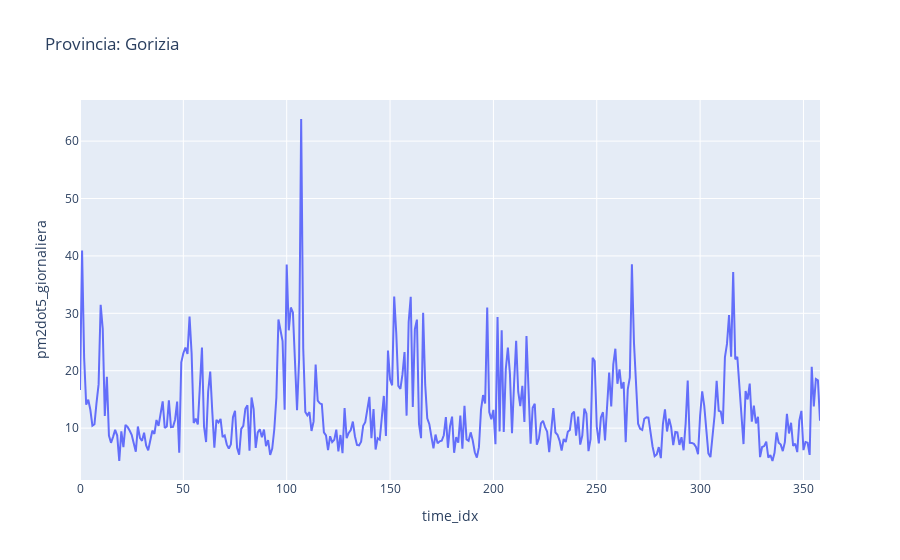
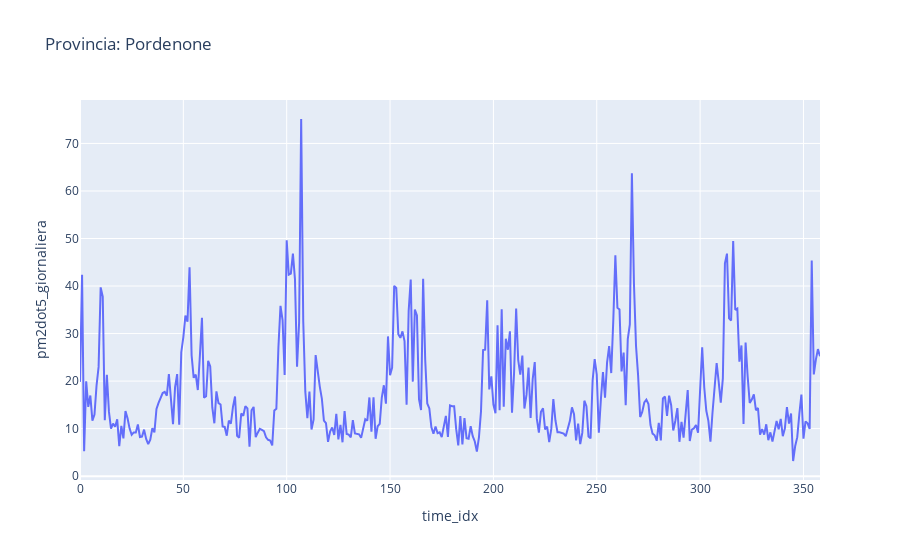
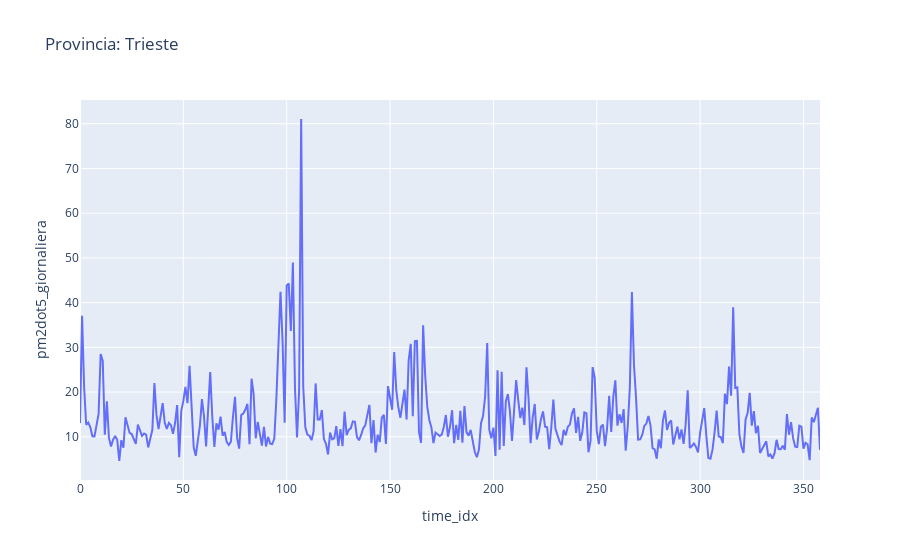
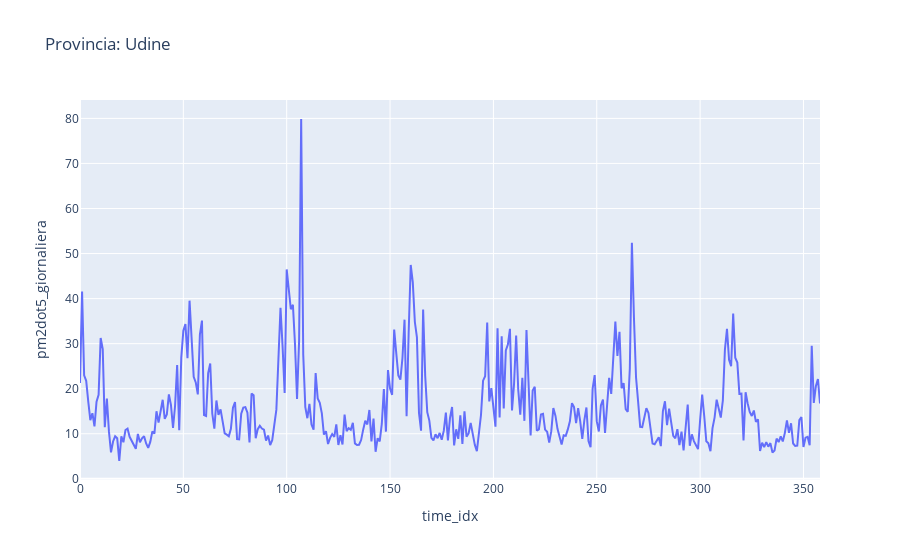

The code cell stored with these charts, in order, in its notebook:
### Code cell
import plotly.express as px
for provincia in list(df_settimanale["provincia"].unique()):
    plot_df = df_settimanale[df_settimanale["provincia"]==provincia][["time_idx","pm2dot5_giornaliera"]]
    fig = px.line(plot_df, x="time_idx",y="pm2dot5_giornaliera", title="Provincia: {}".format(provincia))
    fig.show()

### Figure 1 — Plotly figure (JSON) as saved in the notebook; plotly's stock layout.template omitted (floating-point values rounded to 4 significant figures; data arrays with more than 128 entries replaced by an {"elided": "..."} marker saying what was removed)
{"data": [{"hovertemplate": "time_idx=%{x}<br>pm2dot5_giornaliera=%{y}<extra></extra>", "legendgroup": "", "line": {"color": "#636efa", "dash": "solid"}, "marker": {"symbol": "circle"}, "mode": "lines", "name": "", "orientation": "v", "showlegend": false, "type": "scatter", "x": {"elided": "359 int values"}, "xaxis": "x", "y": {"elided": "359 float values"}, "yaxis": "y"}], "layout": {"legend": {"tracegroupgap": 0}, "title": {"text": "Provincia: Gorizia"}, "xaxis": {"anchor": "y", "domain": [0, 1], "title": {"text": "time_idx"}}, "yaxis": {"anchor": "x", "domain": [0, 1], "title": {"text": "pm2dot5_giornaliera"}}}}

### Figure 2 — Plotly figure (JSON) as saved in the notebook; plotly's stock layout.template omitted (floating-point values rounded to 4 significant figures; data arrays with more than 128 entries replaced by an {"elided": "..."} marker saying what was removed)
{"data": [{"hovertemplate": "time_idx=%{x}<br>pm2dot5_giornaliera=%{y}<extra></extra>", "legendgroup": "", "line": {"color": "#636efa", "dash": "solid"}, "marker": {"symbol": "circle"}, "mode": "lines", "name": "", "orientation": "v", "showlegend": false, "type": "scatter", "x": {"elided": "359 int values"}, "xaxis": "x", "y": {"elided": "359 float values"}, "yaxis": "y"}], "layout": {"legend": {"tracegroupgap": 0}, "title": {"text": "Provincia: Pordenone"}, "xaxis": {"anchor": "y", "domain": [0, 1], "title": {"text": "time_idx"}}, "yaxis": {"anchor": "x", "domain": [0, 1], "title": {"text": "pm2dot5_giornaliera"}}}}

### Figure 3 — Plotly figure (JSON) as saved in the notebook; plotly's stock layout.template omitted (floating-point values rounded to 4 significant figures; data arrays with more than 128 entries replaced by an {"elided": "..."} marker saying what was removed)
{"data": [{"hovertemplate": "time_idx=%{x}<br>pm2dot5_giornaliera=%{y}<extra></extra>", "legendgroup": "", "line": {"color": "#636efa", "dash": "solid"}, "marker": {"symbol": "circle"}, "mode": "lines", "name": "", "orientation": "v", "showlegend": false, "type": "scatter", "x": {"elided": "359 int values"}, "xaxis": "x", "y": {"elided": "359 float values"}, "yaxis": "y"}], "layout": {"legend": {"tracegroupgap": 0}, "title": {"text": "Provincia: Trieste"}, "xaxis": {"anchor": "y", "domain": [0, 1], "title": {"text": "time_idx"}}, "yaxis": {"anchor": "x", "domain": [0, 1], "title": {"text": "pm2dot5_giornaliera"}}}}

### Figure 4 — Plotly figure (JSON) as saved in the notebook; plotly's stock layout.template omitted (floating-point values rounded to 4 significant figures; data arrays with more than 128 entries replaced by an {"elided": "..."} marker saying what was removed)
{"data": [{"hovertemplate": "time_idx=%{x}<br>pm2dot5_giornaliera=%{y}<extra></extra>", "legendgroup": "", "line": {"color": "#636efa", "dash": "solid"}, "marker": {"symbol": "circle"}, "mode": "lines", "name": "", "orientation": "v", "showlegend": false, "type": "scatter", "x": {"elided": "359 int values"}, "xaxis": "x", "y": {"elided": "359 float values"}, "yaxis": "y"}], "layout": {"legend": {"tracegroupgap": 0}, "title": {"text": "Provincia: Udine"}, "xaxis": {"anchor": "y", "domain": [0, 1], "title": {"text": "time_idx"}}, "yaxis": {"anchor": "x", "domain": [0, 1], "title": {"text": "pm2dot5_giornaliera"}}}}
